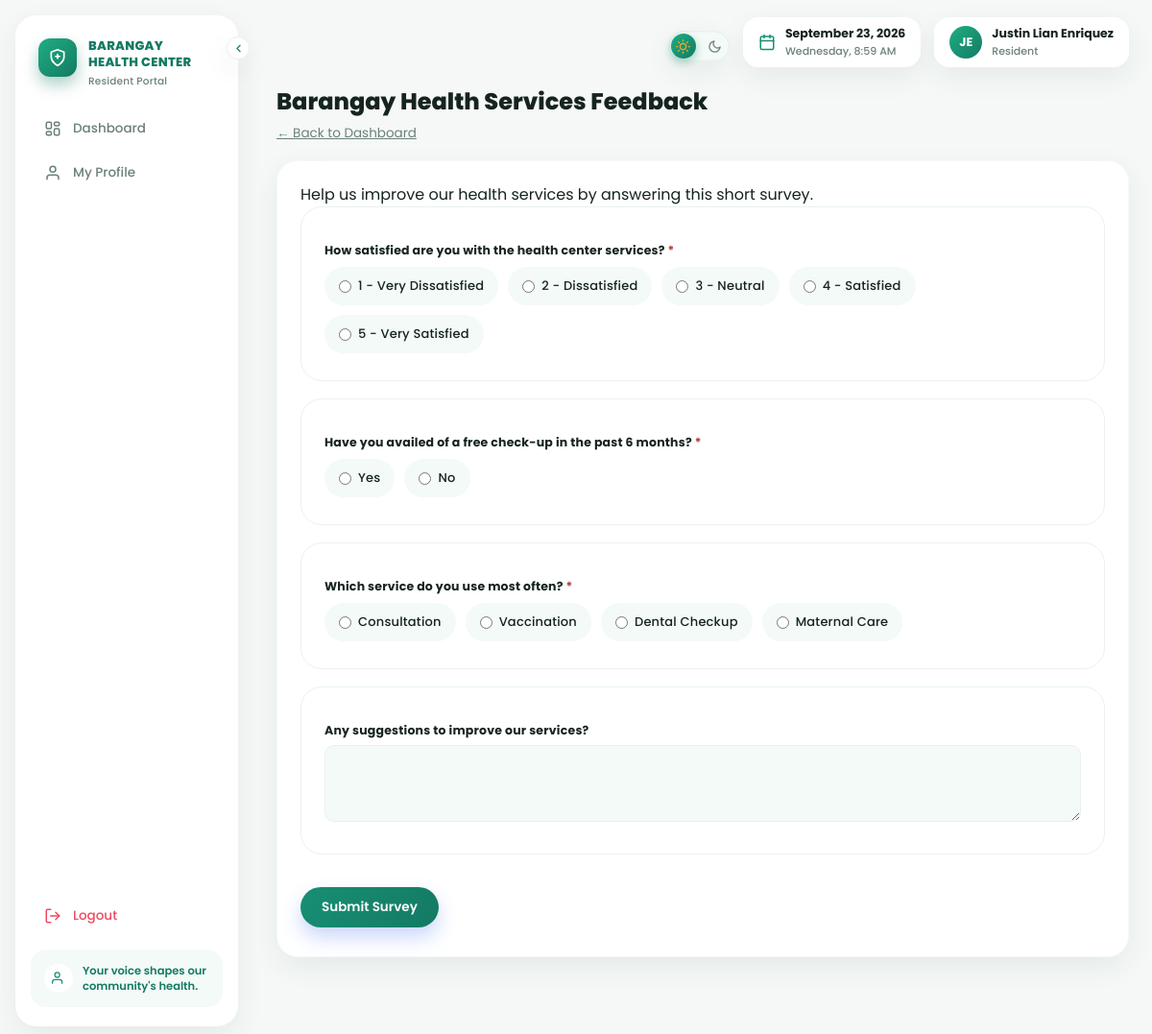
/resident/survey_form.php?survey_id=1 (signed in), run on the app's committed database.
### tables this page shows
CREATE TABLE surveys (
    survey_id INT AUTO_INCREMENT PRIMARY KEY,
    title VARCHAR(150) NOT NULL,
    description TEXT,
    created_by INT NOT NULL,
    start_date DATE NOT NULL,
    end_date DATE NOT NULL,
    status ENUM('active','inactive') DEFAULT 'active',
    created_at TIMESTAMP DEFAULT CURRENT_TIMESTAMP,
    FOREIGN KEY (created_by) REFERENCES staff(staff_id)
);

CREATE TABLE survey_questions (
    question_id INT AUTO_INCREMENT PRIMARY KEY,
    survey_id INT NOT NULL,
    question_text VARCHAR(255) NOT NULL,
    question_type ENUM('multiple_choice','yes_no','rating','short_answer') NOT NULL,
    is_required TINYINT(1) DEFAULT 1,
    question_order INT DEFAULT 0,
    FOREIGN KEY (survey_id) REFERENCES surveys(survey_id) ON DELETE CASCADE
);

CREATE TABLE survey_choices (
    choice_id INT AUTO_INCREMENT PRIMARY KEY,
    question_id INT NOT NULL,
    choice_text VARCHAR(150) NOT NULL,
    choice_order INT DEFAULT 0,
    FOREIGN KEY (question_id) REFERENCES survey_questions(question_id) ON DELETE CASCADE
);

### includes/functions.php (called while the page is built, shortened)
<?php
function e($string) {
    return htmlspecialchars($string ?? "", ENT_QUOTES, "UTF-8");
}
?>

### resident/survey_form.php (the view, shortened to what this page needs)
<?php
require_once __DIR__ . "/../includes/functions.php";
$survey_id = isset($_GET["survey_id"]) ? (int)$_GET["survey_id"] : 0;
$survey_stmt = $conn->prepare("SELECT title, description FROM surveys WHERE survey_id = ? AND status = 'active'");
$survey_stmt->bind_param("i", $survey_id);
$survey_stmt->execute();
$survey = $survey_stmt->get_result()->fetch_assoc();
$questions_stmt = $conn->prepare("SELECT question_id, question_text, question_type, is_required FROM survey_questions WHERE survey_id = ? ORDER BY question_order");
$questions_stmt->bind_param("i", $survey_id);
$questions_stmt->execute();
$questions = $questions_stmt->get_result()->fetch_all(MYSQLI_ASSOC);
$choices_by_question = [];
$choices_stmt = $conn->prepare("SELECT choice_id, question_id, choice_text FROM survey_choices WHERE question_id = ? ORDER BY choice_order");
foreach ($questions as $q) {
    $choices_stmt->bind_param("i", $q["question_id"]);
    $choices_stmt->execute();
    $choices_by_question[$q["question_id"]] = $choices_stmt->get_result()->fetch_all(MYSQLI_ASSOC);
}
?>
<!DOCTYPE html>
<html lang="en">
<head>
<link rel="stylesheet" href="../assets/css/style.css">
</head>
<body>
<?php include __DIR__ . "/../includes/resident_nav.php"; ?>
<div class="container">
    <?php include __DIR__ . "/../includes/resident_topbar.php"; ?>
    <div class="welcome-header">
        <div>
            <h1><?= e($survey["title"]) ?></h1>
            <p><a href="dashboard.php" onclick="event.preventDefault(); openConfirmModal({url: 'dashboard.php', title: 'Leave this survey?', message: 'Your answers on this page have not been submitted and will be lost.', confirmLabel: 'Leave', danger: true})">&larr; Back to Dashboard</a></p>
        </div>
    </div>
    <div class="card">
        <p><?= e($survey["description"]) ?></p>
        <form method="POST" onsubmit="return validateSurveyForm()">
            <?php foreach ($questions as $q): ?>
                <div class="card" data-required="<?= $q["is_required"] ?>">
    <label style="font-weight:bold;">
                    <label style="font-weight:bold;">
                        <?= e($q["question_text"]) ?>
                        <?php if ($q["is_required"]): ?><span style="color:#b13f3f;">*</span><?php endif; ?>
                    </label>
                    <?php if ($q["question_type"] === "short_answer"): ?>
                        <textarea name="q_<?= $q["question_id"] ?>"></textarea>
                    <?php elseif ($q["question_type"] === "yes_no"): ?>
                        <div class="choice-options">
                            <?php foreach ($choices_by_question[$q["question_id"]] as $c): ?>
                                <label>
                                    <input type="radio" name="q_<?= $q["question_id"] ?>" value="<?= $c["choice_id"] ?>">
                                    <?= e($c["choice_text"]) ?>
                                </label>
                            <?php endforeach; ?>
                        </div>
                    <?php elseif ($q["question_type"] === "rating"): ?>
                        <div class="rating-options">
                            <?php foreach ($choices_by_question[$q["question_id"]] as $c): ?>
                                <label>
                                    <input type="radio" name="q_<?= $q["question_id"] ?>" value="<?= $c["choice_id"] ?>">
                                    <?= e($c["choice_text"]) ?>
                                </label>
                            <?php endforeach; ?>
                        </div>
                    <?php else:  ?>
                        <div class="choice-options">
                            <?php foreach ($choices_by_question[$q["question_id"]] as $c): ?>
                                <label>
                                    <input type="radio" name="q_<?= $q["question_id"] ?>" value="<?= $c["choice_id"] ?>">
                                    <?= e($c["choice_text"]) ?>
                                </label>
                            <?php endforeach; ?>
                        </div>
                    <?php endif; ?>
                </div>
            <?php endforeach; ?>
            <button type="submit">Submit Survey</button>
        </form>
    </div>
</div>
</body>
</html>

### assets/css/style.css (style rules this page uses)
:root { --blue-900: #123832; --blue-700: #147a63; --blue-600: #178f74; --blue-500: #1fae82; --blue-400: #58c9a0; --blue-100: #e3f5ee; --blue-50: #f3faf7; --ink: #16241f; --muted: #6b8079; --line: #e9f1ee; --bg: #f5f8f7; --white: #ffffff; --green: #17c383; --red: #ef4a63; --amber: #f5a623; --radius-lg: 22px; --radius-md: 16px; --radius-sm: 10px; --shadow-card: 0 10px 30px rgba(18, 56, 50, 0.07); --shadow-pop: 0 16px 40px rgba(18, 56, 50, 0.14); --sidebar-w: 232px; --sidebar-w-collapsed: 80px; }
* { box-sizing: border-box; margin: 0; padding: 0; font-family: 'Poppins', 'Segoe UI', Arial, sans-serif; }
html { scroll-behavior: smooth; overflow-x: hidden; }
body { background: var(--bg); color: var(--ink); min-height: 100vh; overflow-x: hidden; -webkit-font-smoothing: antialiased; }
body { animation: bodyFade .5s ease both; }
a { color: inherit; }
body:has(.sidebar) { padding-left: calc(var(--sidebar-w) + 32px); padding-top: 16px; padding-bottom: 16px; transition: padding-left .22s ease; }
.container { max-width: 1440px; margin: 0 auto 22px; padding: 0 24px 32px; }
.card { background: var(--white); border-radius: var(--radius-lg); padding: 22px 24px; box-shadow: var(--shadow-card); margin-bottom: 18px; border: 1px solid rgba(43,76,168,.04); animation: cardIn .45s ease both; transition: box-shadow .25s ease, transform .25s ease; }
.card .card { box-shadow: none; border: 1px solid var(--line); }
label { display: block; font-size: 12.5px; font-weight: 600; margin: 14px 0 6px; color: var(--ink); letter-spacing: .2px; }
input, select, textarea { width: 100%; padding: 12px 14px; border: 1.5px solid var(--line); border-radius: var(--radius-sm); font-size: 14px; background: var(--blue-50); color: var(--ink); transition: border-color .18s ease, box-shadow .18s ease, background .18s ease; }
textarea { resize: vertical; min-height: 80px; }
button, .btn { display: inline-block; background: linear-gradient(120deg, var(--blue-600), var(--blue-700)); color: #fff; border: none; padding: 11px 22px; border-radius: 999px; font-size: 13.5px; font-weight: 600; cursor: pointer; margin-top: 16px; text-decoration: none; box-shadow: 0 10px 20px rgba(59,111,237,.28); transition: transform .18s ease, box-shadow .18s ease, filter .18s ease; margin-bottom: 8px; }
.rating-options, .choice-options { display: flex; flex-wrap: wrap; gap: 10px; margin-top: 8px; }
.rating-options label, .choice-options label { display: flex; align-items: center; gap: 7px; font-size: 13px; font-weight: 500; background: var(--blue-50); padding: 9px 14px; border-radius: 999px; cursor: pointer; margin: 0; border: 1.5px solid transparent; transition: border-color .16s ease, background .16s ease; }
.rating-options input, .choice-options input { width: auto; }
.welcome-header { display: flex; justify-content: space-between; align-items: flex-start; flex-wrap: wrap; gap: 16px; margin-bottom: 18px; }
.welcome-header h1 { font-size: 24px; font-weight: 800; color: var(--ink); display: flex; align-items: center; gap: 10px; }
.welcome-header p { color: var(--muted); font-size: 13.5px; margin-top: 6px; }

### data on the page
surveys: title "Barangay Health Services Feedback", description "Help us improve our health services by answering this short survey."
survey_questions: question_text "How satisfied are you with the health center services?"
survey_choices: choice_text "1 - Very Dissatisfied"
survey_choices: choice_text "2 - Dissatisfied"
survey_choices: choice_text "3 - Neutral"
survey_choices: choice_text "4 - Satisfied"
survey_choices: choice_text "5 - Very Satisfied"
survey_questions: question_text "Have you availed of a free check-up in the past 6 months?"
survey_choices: choice_text "Yes"
survey_choices: choice_text "No"
survey_questions: question_text "Which service do you use most often?"
survey_choices: choice_text "Consultation"
survey_choices: choice_text "Vaccination"
survey_choices: choice_text "Dental Checkup"
survey_choices: choice_text "Maternal Care"
survey_questions: question_text "Any suggestions to improve our services?"

### other printed values
$resident_initials "JE"
$_SESSION["resident_name"] "Justin Lian Enriquez"
